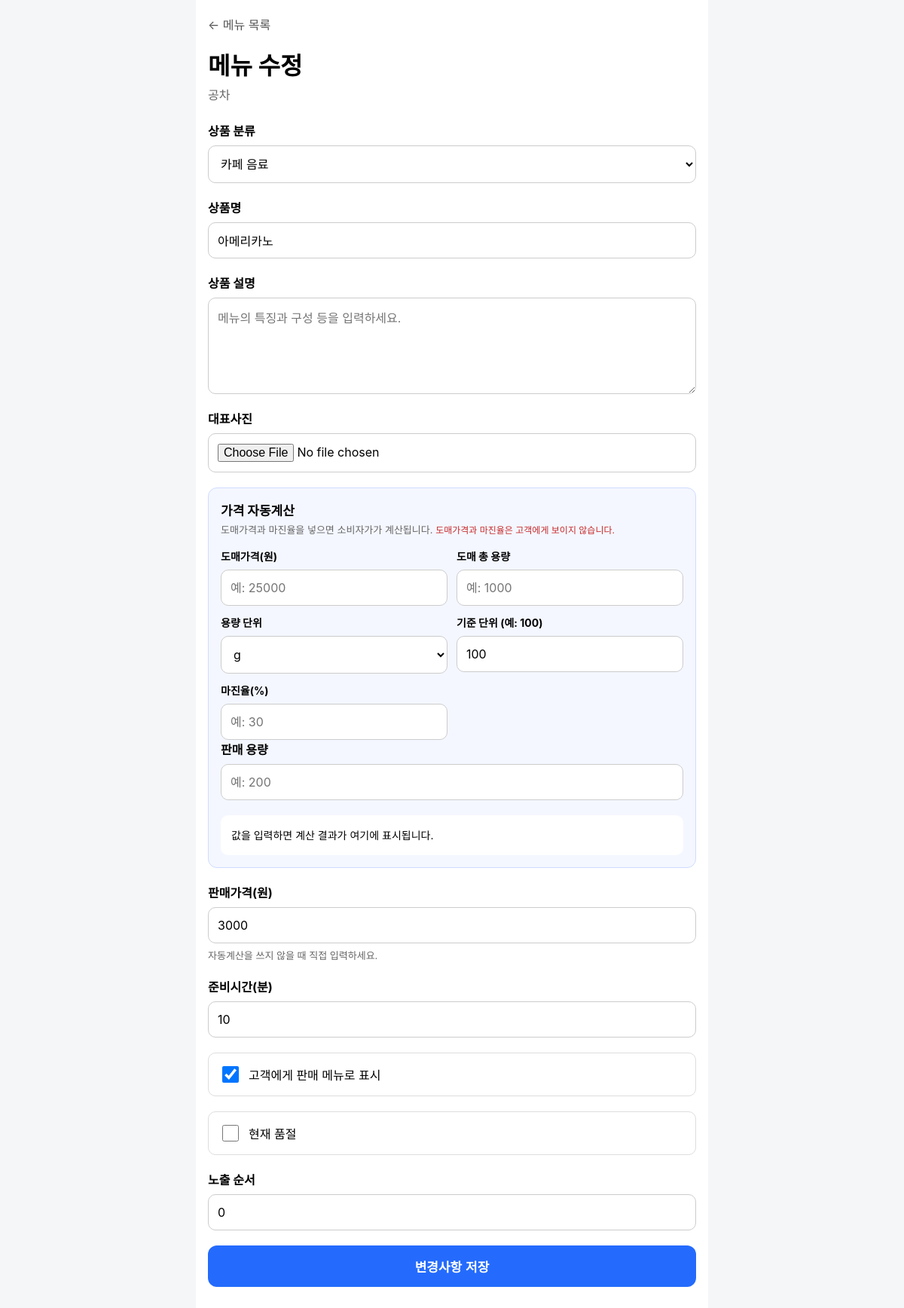
Screenshot of /stores/owner/products/2/edit/ (signed in) with the database file from the repository.
### stores/models.py (models this page shows, shortened)
class Store(models.Model):
    owner = models.ForeignKey(
        settings.AUTH_USER_MODEL,
        on_delete=models.PROTECT,
        related_name="owned_stores",
        verbose_name="점주",
        null=True,
        blank=True,
    )
    name = models.CharField(
        "매장명",
        max_length=100,
    )
    address = models.CharField(
        "주소",
        max_length=200,
    )
    phone = models.CharField(
        "전화번호",
        max_length=20,
        blank=True,
    )
    is_active = models.BooleanField(
        "운영 여부",
        default=True,
    )
    created_at = models.DateTimeField(
        "등록일",
        auto_now_add=True,
    )

class Product(models.Model):
    CATEGORY_CHOICES = [
        ("coffee", "커피 원두·로스팅"),
        ("drink", "카페 음료"),
        ("fruit", "과일"),
        ("food", "음식 메뉴"),
    ]
    store = models.ForeignKey(
        Store,
        on_delete=models.CASCADE,
        related_name="products",
        verbose_name="매장",
    )
    category = models.CharField(
        "상품 분류",
        max_length=20,
        choices=CATEGORY_CHOICES,
    )
    name = models.CharField(
        "상품명",
        max_length=100,
    )
    description = models.TextField(
        "상품 설명",
        blank=True,
    )
    image = models.ImageField(
        "대표사진",
        upload_to="products/%Y/%m/",
        blank=True,
        null=True,
    )
    price = models.PositiveIntegerField(
        "가격",
    )
    preparation_minutes = models.PositiveIntegerField(
        "준비시간(분)",
        default=10,
    )
    is_available = models.BooleanField(
        "판매 여부",
        default=True,
    )
    is_sold_out = models.BooleanField(
        "품절 여부",
        default=False,
    )
    display_order = models.PositiveIntegerField(
        "노출 순서",
        default=0,
    )
    created_at = models.DateTimeField(
        "등록일",
        auto_now_add=True,
    )
    updated_at = models.DateTimeField(
        "수정일",
        auto_now=True,
    )
    UNIT_CHOICES = [
        ("g", "g"),
        ("ml", "ml"),
        ("ea", "개"),
    ]
    wholesale_price = models.PositiveIntegerField(
        "도매가격(원)",
        null=True,
        blank=True,
    )
    wholesale_amount = models.DecimalField(
        "도매 총 용량",
        max_digits=10,
        decimal_places=2,
        null=True,
        blank=True,
    )
    unit_type = models.CharField(
        "용량 단위",
        max_length=5,
        choices=UNIT_CHOICES,
        default="g",
    )
    unit_base = models.PositiveIntegerField(
        "기준 단위",
        default=100,
    )
    margin_percent = models.DecimalField(
        "마진율(%)",
        max_digits=5,
        decimal_places=2,
        null=True,
        blank=True,
    )
    sale_amount = models.DecimalField(
        "판매 용량",
        max_digits=10,
        decimal_places=2,
        null=True,
        blank=True,
    )

### stores/views.py (the view)
@login_required
def owner_product_update(request, product_id):
    product = get_object_or_404(
        Product,
        pk=product_id,
        store__owner=request.user,
    )
    if request.method == "POST":
        form = ProductForm(
            request.POST,
            request.FILES,
            instance=product,
        )
        if form.is_valid():
            product = form.save()
            messages.success(
                request,
                f"{product.name} 메뉴를 수정했습니다.",
            )
            return redirect(
                "stores:owner_product_list"
            )
    else:
        form = ProductForm(
            instance=product,
        )
    context = {
        "form": form,
        "store": product.store,
        "product": product,
        "page_title": "메뉴 수정",
        "submit_text": "변경사항 저장",
    }
    return render(
        request,
        "stores/owner_product_form.html",
        context,
    )

### stores/templates/stores/owner_product_form.html (shortened to what this page needs)
<!DOCTYPE html>
<html lang="ko">
<head>
</head>
<body>
    <main class="container">
        <a
            class="back-link"
            href="{% url 'stores:owner_product_list' %}"
        >
            ← 메뉴 목록
        </a>
        <h1>{{ page_title }}</h1>
        <p class="store-name">{{ store.name }}</p>
        <form
            method="post"
            enctype="multipart/form-data"
        >
            <div class="form-group">
                <label class="form-label">상품 분류</label>
                {{ form.category }}
            </div>
            <div class="form-group">
                <label class="form-label">상품명</label>
                {{ form.name }}
            </div>
            <div class="form-group">
                <label class="form-label">상품 설명</label>
                {{ form.description }}
            </div>
            <div class="form-group">
                <label class="form-label">대표사진</label>
                {{ form.image }}
            </div>
                        <section class="pricing-box">
                <h2>가격 자동계산</h2>
                <p class="pricing-help">
                    도매가격과 마진율을 넣으면 소비자가가 계산됩니다.
                    <span class="owner-only">
                        도매가격과 마진율은 고객에게 보이지 않습니다.
                    </span>
                </p>
                <div class="pricing-grid">
                    <div class="form-group">
                        <label class="form-label">도매가격(원)</label>
                        {{ form.wholesale_price }}
                    </div>
                    <div class="form-group">
                        <label class="form-label">도매 총 용량</label>
                        {{ form.wholesale_amount }}
                    </div>
                    <div class="form-group">
                        <label class="form-label">용량 단위</label>
                        {{ form.unit_type }}
                    </div>
                    <div class="form-group">
                        <label class="form-label">기준 단위 (예: 100)</label>
                        {{ form.unit_base }}
                    </div>
                    <div class="form-group">
                        <label class="form-label">마진율(%)</label>
                        {{ form.margin_percent }}
                    </div></div>
                    <div class="form-group">
                        <label class="form-label">판매 용량</label>
                        {{ form.sale_amount }}
                    </div>
                <div class="pricing-result" id="pricingResult">
                </div>
            </section>
            <div class="form-group">
                <label class="form-label">판매가격(원)</label>
                {{ form.price }}
                <p class="price-note" id="priceNote">
                </p>
            </div>
            <div class="form-group">
                <label class="form-label">준비시간(분)</label>
                {{ form.preparation_minutes }}
            </div>
            <div class="form-group">
                <label class="checkbox-row">
                    {{ form.is_available }}
                    <span>고객에게 판매 메뉴로 표시</span>
                </label>
            </div>
            <div class="form-group">
                <label class="checkbox-row">
                    {{ form.is_sold_out }}
                    <span>현재 품절</span>
                </label>
            </div>
            <div class="form-group">
                <label class="form-label">노출 순서</label>
                {{ form.display_order }}
            </div>
            <button
                class="submit-button"
                type="submit"
            >
                {{ submit_text }}
            </button>
        </form>
    </main>
</body>
</html>

### stores/templates/stores/owner_product_form.html (style rules this page uses)
* { box-sizing: border-box; }
body { margin: 0; background: #f5f6f8; font-family: -apple-system, BlinkMacSystemFont, "Segoe UI", sans-serif; }
.container { width: 100%; max-width: 680px; min-height: 100vh; margin: 0 auto; padding: 20px 16px 50px; background: white; }
.back-link { display: inline-block; margin-bottom: 18px; color: #555; text-decoration: none; }
h1 { margin: 0 0 5px; }
.store-name { margin: 0 0 24px; color: #666; }
.form-group { margin-bottom: 20px; }
.form-label { display: block; margin-bottom: 8px; font-weight: 700; }
.form-control { display: block; width: 100%; padding: 13px 12px; border: 1px solid #ccc; border-radius: 10px; background: white; font: inherit; }
.checkbox-row { display: flex; align-items: center; gap: 10px; padding: 14px; border: 1px solid #ddd; border-radius: 10px; }
.form-checkbox { width: 22px; height: 22px; }
.submit-button { width: 100%; padding: 15px; border: 0; border-radius: 12px; background: #246bfd; color: white; font-size: 17px; font-weight: 700; }
.pricing-box { padding: 16px; margin-bottom: 20px; border: 1px solid #cfdcff; border-radius: 12px; background: #f4f7ff; }
.pricing-box h2 { margin: 0 0 4px; font-size: 17px; }
.pricing-help { margin: 0 0 16px; color: #666; font-size: 13px; }
.pricing-grid { display: grid; grid-template-columns: 1fr 1fr; gap: 12px; }
.pricing-grid .form-group { margin-bottom: 0; }
.pricing-grid .form-label { font-size: 14px; }
.pricing-result { padding: 14px; margin-top: 16px; border-radius: 10px; background: white; font-size: 14px; line-height: 1.8; }
.owner-only { color: #c62828; font-size: 12px; }
.price-note { margin: 6px 0 0; color: #666; font-size: 13px; }

### rows the page displays
Store: name "공차"
Product: category "카페 음료", name "아메리카노", unit_type "g", unit_base "100", price "3000", preparation_minutes "10", is_available "☑", display_order "0"

### other values shown
{{ page_title }} "메뉴 수정"
{{ submit_text }} "변경사항 저장"
